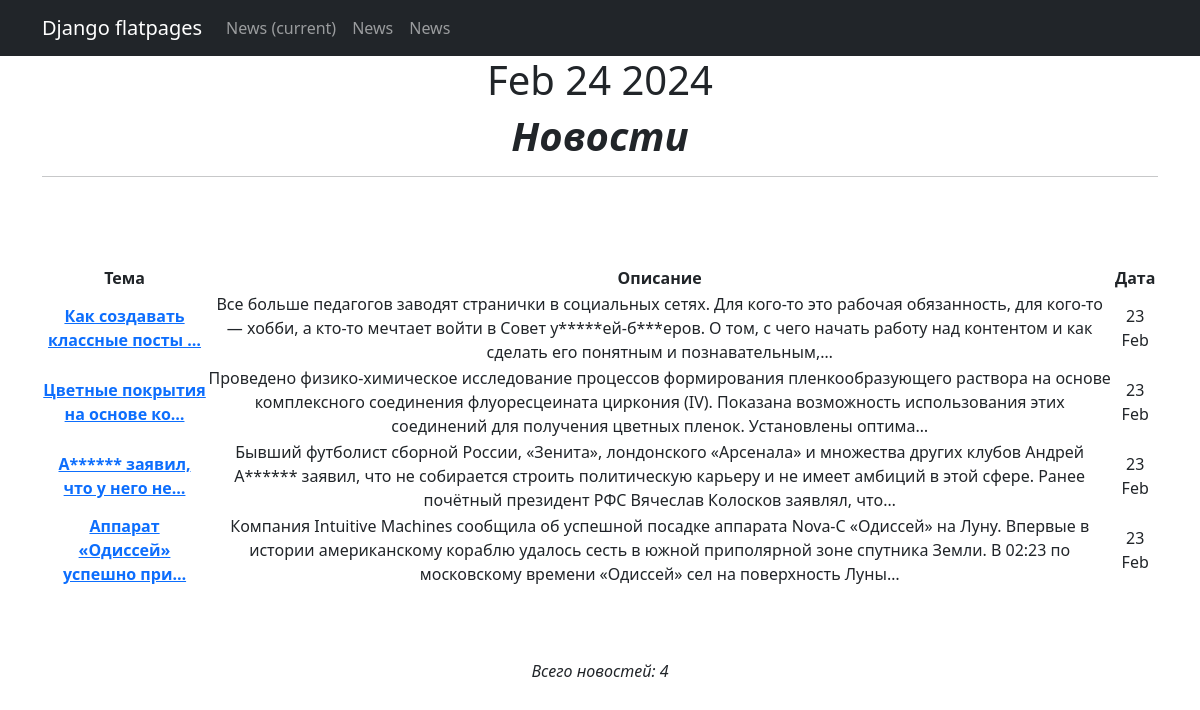
Page /news/ on the committed database.
### news/models.py (models this page shows, shortened)
class Post(models.Model):
    author = models.ForeignKey(Author, on_delete=models.CASCADE)
    post_type = models.CharField(max_length=2, choices=POST_TYPES, default=news)
    date_in = models.DateTimeField(auto_now_add=True)
    category = models.ManyToManyField(Category, through='PostCategory')
    title = models.CharField(max_length=255)
    text = models.TextField()
    rating = models.IntegerField(default=0)

### news/views.py (the view)
# urls.py: path('', PostList.as_view()),
class PostList(ListView):
    model = Post
    ordering = '-date_in'
    template_name = 'posts.html'
    context_object_name = 'posts'
    def get_context_data(self, **kwargs):
        context = super().get_context_data(**kwargs)
        context['time_now'] = datetime.utcnow()
        context['next_sale'] = None
        return context

### news/templatetags/custom_filters.py (called while the page is built)
@register.filter()
def censor(text):
    for w in words:
        text = text.replace(w[1:], '*' * len(w[1:]))
    return text

### news/templatetags/custom_tags.py (called while the page is built)
@register.simple_tag()
def current_time(format_string='%b %d %Y'):
    return datetime.utcnow().strftime(format_string)

### templates/posts.html (shortened to what this page needs)
{% extends 'main.html' %}
{% load custom_filters %}
{% load custom_tags %}
{% block content %}
    <h1>{% current_time '%b %d %Y' %}</h1>
    {% if posts %}
        <h1><strong><i>Новости</i></strong></h1>
            <hr>
            <br>
            <br>
            <br>
            <table>
                <tr>
                    <td><strong>Тема</strong></td>
                    <td><strong>Описание</strong></td>
                    <td><strong>Дата</strong></td>
                </tr>
                {% for post in posts %}
                <tr>
                    <td><a href="{{ post.pk }}"><strong>{{ post.title|censor|truncatechars:30 }}</strong></a></td>
                    <td>{{ post.text|censor|truncatechars:255 }}</td>
                    <td>{{post.date_in|date:'d M' }}</td>
                </tr>
                {% endfor %}
            </table>
        <br>
        <br>
        <br>
        <i>Всего новостей: {{ posts|length }}</i>
    {% else %}
        <h1>Новостей нет</h1>
    {% endif %}
{% endblock content %}

### templates/main.html (shortened to what this page needs)
<!DOCTYPE html>
<html lang="en">
    <head>
        {% load static %}
        <link href="{% static 'css/styles.css' %}" rel="stylesheet" />
    </head>
    <body>
        <nav class="navbar navbar-expand-lg navbar-dark bg-dark static-top">
            <div class="container">
                <a class="navbar-brand" href="/news">Django flatpages</a>
                <div class="collapse navbar-collapse" id="navbarResponsive">
                    <ul class="navbar-nav ml-auto">
                        <li class="nav-item active">
                           <a class="nav-link" href="/news">News
                               <span class="sr-only">(current)</span>
                           </a>
                        </li>
                        <li class="nav-item">
                            <a class="nav-link" href="/news">News</a>
                        </li>
                        <li class="nav-item">
                            <a class="nav-link" href="/news">News</a>
                        </li>
                    </ul>
                </div>
            </div>
        </nav>
        <div class="container">
            <div class="row">
                <div class="col-lg-12 text-center">
                   {% block content %}
                   {% endblock content %}
                </div>
            </div>
        </div>
    </body>
</html>

### rows in the picture
Post: title|censor "Как создавать классные посты …", text|censor "Все больше педагогов заводят странички в социальных сетях. Для кого-то это рабочая обязанность, для кого-то — хобби, а кто-то мечтает войти в Совет у*****ей-б***еров. О том, с чего начать работу над контентом и как сделать его понятным и познавательным,…", date_in "23 Feb"
Post: title|censor "Цветные покрытия на основе ко…", text|censor "Проведено физико-химическое исследование процессов формирования пленкообразующего раствора на основе комплексного соединения флуоресцеината циркония (IV). Показана возможность использования этих соединений для получения цветных пленок. Установлены оптима…", date_in "23 Feb"
Post: title|censor "А****** заявил, что у него не…", text|censor "Бывший футболист сборной России, «Зенита», лондонского «Арсенала» и множества других клубов Андрей А****** заявил, что не собирается строить политическую карьеру и не имеет амбиций в этой сфере. Ранее почётный президент РФС Вячеслав Колосков заявлял, что…", date_in "23 Feb"
Post: title|censor "Аппарат «Одиссей» успешно при…", text|censor "Компания Intuitive Machines сообщила об успешной посадке аппарата Nova-C «Одиссей» на Луну. Впервые в истории американскому кораблю удалось сесть в южной приполярной зоне спутника Земли. В 02:23 по московскому времени «Одиссей» сел на поверхность Луны…", date_in "23 Feb"

### other values in the picture
{{ posts|length }} "4"
